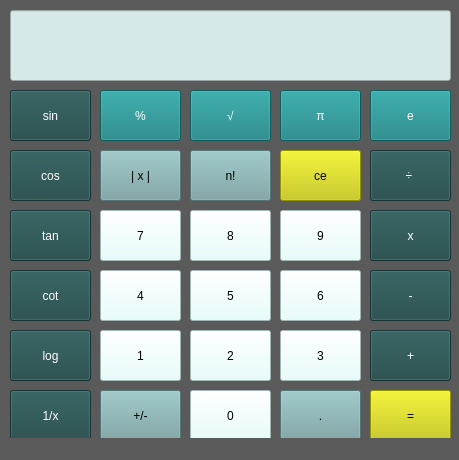
<?xml version="1.0" encoding="UTF-8"?>
<ui version="4.0">
 <class>MainWindow</class>
 <widget class="QMainWindow" name="MainWindow">
  <property name="geometry">
   <rect>
    <x>0</x>
    <y>0</y>
    <width>459</width>
    <height>460</height>
   </rect>
  </property>
  <property name="windowTitle">
   <string>MainWindow</string>
  </property>
  <property name="autoFillBackground">
   <bool>false</bool>
  </property>
  <property name="styleSheet">
   <string notr="true">background-color: rgb(90, 90, 90);
</string>
  </property>
  <widget class="QWidget" name="centralwidget">
   <widget class="QLineEdit" name="box">
    <property name="geometry">
     <rect>
      <x>10</x>
      <y>10</y>
      <width>441</width>
      <height>71</height>
     </rect>
    </property>
    <property name="autoFillBackground">
     <bool>false</bool>
    </property>
    <property name="styleSheet">
     <string notr="true">background-color: rgb(214, 232, 231);
color: rgb(0, 0, 0);
font: 800 24pt &quot;Dosis ExtraBold&quot;;</string>
    </property>
   </widget>
   <widget class="QPushButton" name="euler">
    <property name="geometry">
     <rect>
      <x>370</x>
      <y>90</y>
      <width>81</width>
      <height>51</height>
     </rect>
    </property>
    <property name="styleSheet">
     <string notr="true">font: 12pt &quot;Segoe UI&quot;;
color: rgb(255, 255, 255);
background-color: rgb(19, 129, 129);
</string>
    </property>
    <property name="text">
     <string>e</string>
    </property>
   </widget>
   <widget class="QPushButton" name="pi">
    <property name="geometry">
     <rect>
      <x>280</x>
      <y>90</y>
      <width>81</width>
      <height>51</height>
     </rect>
    </property>
    <property name="styleSheet">
     <string notr="true">font: 12pt &quot;Segoe UI&quot;;
color: rgb(255, 255, 255);
background-color: rgb(19, 129, 129);
</string>
    </property>
    <property name="text">
     <string>π</string>
    </property>
   </widget>
   <widget class="QPushButton" name="absolute_value">
    <property name="geometry">
     <rect>
      <x>100</x>
      <y>150</y>
      <width>81</width>
      <height>51</height>
     </rect>
    </property>
    <property name="styleSheet">
     <string notr="true">font: 12pt &quot;Segoe UI&quot;;
color: rgb(0, 0, 0);
background-color: rgb(118, 162, 163);
</string>
    </property>
    <property name="text">
     <string>| x |</string>
    </property>
   </widget>
   <widget class="QPushButton" name="fact">
    <property name="geometry">
     <rect>
      <x>190</x>
      <y>150</y>
      <width>81</width>
      <height>51</height>
     </rect>
    </property>
    <property name="styleSheet">
     <string notr="true">font: 12pt &quot;Segoe UI&quot;;
color: rgb(0, 0, 0);
background-color: rgb(118, 162, 163);
</string>
    </property>
    <property name="text">
     <string>n!</string>
    </property>
   </widget>
   <widget class="QPushButton" name="percent">
    <property name="geometry">
     <rect>
      <x>100</x>
      <y>90</y>
      <width>81</width>
      <height>51</height>
     </rect>
    </property>
    <property name="styleSheet">
     <string notr="true">font: 12pt &quot;Segoe UI&quot;;
color: rgb(255, 255, 255);
background-color: rgb(19, 129, 129);
</string>
    </property>
    <property name="text">
     <string>%</string>
    </property>
   </widget>
   <widget class="QPushButton" name="sin">
    <property name="geometry">
     <rect>
      <x>10</x>
      <y>90</y>
      <width>81</width>
      <height>51</height>
     </rect>
    </property>
    <property name="autoFillBackground">
     <bool>false</bool>
    </property>
    <property name="styleSheet">
     <string notr="true">selection-background-color: rgb(19, 129, 129);
border-left-color: rgb(235, 255, 254);
border-color: rgb(235, 255, 254);
color: rgb(255, 255, 255);
border-color: rgb(90, 90, 90);
font: 12pt &quot;Segoe UI&quot;;
background-color: rgb(30, 72, 71);</string>
    </property>
    <property name="text">
     <string>sin</string>
    </property>
   </widget>
   <widget class="QPushButton" name="cos">
    <property name="geometry">
     <rect>
      <x>10</x>
      <y>150</y>
      <width>81</width>
      <height>51</height>
     </rect>
    </property>
    <property name="styleSheet">
     <string notr="true">selection-background-color: rgb(19, 129, 129);
border-left-color: rgb(235, 255, 254);
border-color: rgb(235, 255, 254);
color: rgb(255, 255, 255);
border-color: rgb(90, 90, 90);
font: 12pt &quot;Segoe UI&quot;;
background-color: rgb(30, 72, 71);</string>
    </property>
    <property name="text">
     <string>cos</string>
    </property>
   </widget>
   <widget class="QPushButton" name="tan">
    <property name="geometry">
     <rect>
      <x>10</x>
      <y>210</y>
      <width>81</width>
      <height>51</height>
     </rect>
    </property>
    <property name="styleSheet">
     <string notr="true">selection-background-color: rgb(19, 129, 129);
border-left-color: rgb(235, 255, 254);
border-color: rgb(235, 255, 254);
color: rgb(255, 255, 255);
border-color: rgb(90, 90, 90);
font: 12pt &quot;Segoe UI&quot;;
background-color: rgb(30, 72, 71);</string>
    </property>
    <property name="text">
     <string>tan</string>
    </property>
   </widget>
   <widget class="QPushButton" name="cot">
    <property name="geometry">
     <rect>
      <x>10</x>
      <y>270</y>
      <width>81</width>
      <height>51</height>
     </rect>
    </property>
    <property name="styleSheet">
     <string notr="true">selection-background-color: rgb(19, 129, 129);
border-left-color: rgb(235, 255, 254);
border-color: rgb(235, 255, 254);
color: rgb(255, 255, 255);
border-color: rgb(90, 90, 90);
font: 12pt &quot;Segoe UI&quot;;
background-color: rgb(30, 72, 71);</string>
    </property>
    <property name="text">
     <string>cot</string>
    </property>
   </widget>
   <widget class="QPushButton" name="log">
    <property name="geometry">
     <rect>
      <x>10</x>
      <y>330</y>
      <width>81</width>
      <height>51</height>
     </rect>
    </property>
    <property name="styleSheet">
     <string notr="true">selection-background-color: rgb(19, 129, 129);
border-left-color: rgb(235, 255, 254);
border-color: rgb(235, 255, 254);
color: rgb(255, 255, 255);
border-color: rgb(90, 90, 90);
font: 12pt &quot;Segoe UI&quot;;
background-color: rgb(30, 72, 71);</string>
    </property>
    <property name="text">
     <string>log</string>
    </property>
   </widget>
   <widget class="QPushButton" name="reverse">
    <property name="geometry">
     <rect>
      <x>10</x>
      <y>390</y>
      <width>81</width>
      <height>51</height>
     </rect>
    </property>
    <property name="styleSheet">
     <string notr="true">selection-background-color: rgb(19, 129, 129);
border-left-color: rgb(235, 255, 254);
border-color: rgb(235, 255, 254);
color: rgb(255, 255, 255);
border-color: rgb(90, 90, 90);
font: 12pt &quot;Segoe UI&quot;;
background-color: rgb(30, 72, 71);</string>
    </property>
    <property name="text">
     <string>1/x</string>
    </property>
   </widget>
   <widget class="QPushButton" name="root">
    <property name="geometry">
     <rect>
      <x>190</x>
      <y>90</y>
      <width>81</width>
      <height>51</height>
     </rect>
    </property>
    <property name="styleSheet">
     <string notr="true">font: 12pt &quot;Segoe UI&quot;;
color: rgb(255, 255, 255);
background-color: rgb(19, 129, 129);
</string>
    </property>
    <property name="text">
     <string>√</string>
    </property>
   </widget>
   <widget class="QPushButton" name="zero">
    <property name="geometry">
     <rect>
      <x>190</x>
      <y>390</y>
      <width>81</width>
      <height>51</height>
     </rect>
    </property>
    <property name="styleSheet">
     <string notr="true">font: 12pt &quot;Segoe UI&quot;;
background-color: rgb(225, 255, 254);
</string>
    </property>
    <property name="text">
     <string>0</string>
    </property>
   </widget>
   <widget class="QPushButton" name="eight">
    <property name="geometry">
     <rect>
      <x>190</x>
      <y>210</y>
      <width>81</width>
      <height>51</height>
     </rect>
    </property>
    <property name="styleSheet">
     <string notr="true">
font: 12pt &quot;Segoe UI&quot;;
background-color: rgb(225, 255, 254);</string>
    </property>
    <property name="text">
     <string>8</string>
    </property>
   </widget>
   <widget class="QPushButton" name="correspondence">
    <property name="geometry">
     <rect>
      <x>100</x>
      <y>390</y>
      <width>81</width>
      <height>51</height>
     </rect>
    </property>
    <property name="styleSheet">
     <string notr="true">font: 14pt &quot;Segoe UI&quot;;

background-color: rgb(118, 162, 163);
color: rgb(0, 0, 0);</string>
    </property>
    <property name="text">
     <string>+/-</string>
    </property>
   </widget>
   <widget class="QPushButton" name="four">
    <property name="geometry">
     <rect>
      <x>100</x>
      <y>270</y>
      <width>81</width>
      <height>51</height>
     </rect>
    </property>
    <property name="styleSheet">
     <string notr="true">
font: 12pt &quot;Segoe UI&quot;;
background-color: rgb(225, 255, 254);</string>
    </property>
    <property name="text">
     <string>4</string>
    </property>
   </widget>
   <widget class="QPushButton" name="five">
    <property name="geometry">
     <rect>
      <x>190</x>
      <y>270</y>
      <width>81</width>
      <height>51</height>
     </rect>
    </property>
    <property name="styleSheet">
     <string notr="true">
font: 12pt &quot;Segoe UI&quot;;
background-color: rgb(225, 255, 254);</string>
    </property>
    <property name="text">
     <string>5</string>
    </property>
   </widget>
   <widget class="QPushButton" name="two">
    <property name="geometry">
     <rect>
      <x>190</x>
      <y>330</y>
      <width>81</width>
      <height>51</height>
     </rect>
    </property>
    <property name="styleSheet">
     <string notr="true">
font: 12pt &quot;Segoe UI&quot;;
background-color: rgb(225, 255, 254);</string>
    </property>
    <property name="text">
     <string>2</string>
    </property>
   </widget>
   <widget class="QPushButton" name="seven">
    <property name="geometry">
     <rect>
      <x>100</x>
      <y>210</y>
      <width>81</width>
      <height>51</height>
     </rect>
    </property>
    <property name="styleSheet">
     <string notr="true">
font: 12pt &quot;Segoe UI&quot;;
background-color: rgb(225, 255, 254);</string>
    </property>
    <property name="text">
     <string>7</string>
    </property>
   </widget>
   <widget class="QPushButton" name="one">
    <property name="geometry">
     <rect>
      <x>100</x>
      <y>330</y>
      <width>81</width>
      <height>51</height>
     </rect>
    </property>
    <property name="styleSheet">
     <string notr="true">
font: 12pt &quot;Segoe UI&quot;;
background-color: rgb(225, 255, 254);</string>
    </property>
    <property name="text">
     <string>1</string>
    </property>
   </widget>
   <widget class="QPushButton" name="dot">
    <property name="geometry">
     <rect>
      <x>280</x>
      <y>390</y>
      <width>81</width>
      <height>51</height>
     </rect>
    </property>
    <property name="styleSheet">
     <string notr="true">font: 16pt &quot;Segoe UI&quot;;

background-color: rgb(118, 162, 163);
color: rgb(0, 0, 0);</string>
    </property>
    <property name="text">
     <string>.</string>
    </property>
   </widget>
   <widget class="QPushButton" name="sum">
    <property name="geometry">
     <rect>
      <x>370</x>
      <y>330</y>
      <width>81</width>
      <height>51</height>
     </rect>
    </property>
    <property name="styleSheet">
     <string notr="true">font: 14pt &quot;Segoe UI&quot;;
color: rgb(255, 255, 255);
background-color: rgb(30, 72, 71);</string>
    </property>
    <property name="text">
     <string>+</string>
    </property>
   </widget>
   <widget class="QPushButton" name="three">
    <property name="geometry">
     <rect>
      <x>280</x>
      <y>330</y>
      <width>81</width>
      <height>51</height>
     </rect>
    </property>
    <property name="styleSheet">
     <string notr="true">
font: 12pt &quot;Segoe UI&quot;;
background-color: rgb(225, 255, 254);</string>
    </property>
    <property name="text">
     <string>3</string>
    </property>
   </widget>
   <widget class="QPushButton" name="ce">
    <property name="geometry">
     <rect>
      <x>280</x>
      <y>150</y>
      <width>81</width>
      <height>51</height>
     </rect>
    </property>
    <property name="styleSheet">
     <string notr="true">font: 12pt &quot;Segoe UI&quot;;
background-color: rgb(203, 203, 0);
color: rgb(0, 0, 0);</string>
    </property>
    <property name="text">
     <string>ce</string>
    </property>
   </widget>
   <widget class="QPushButton" name="sub">
    <property name="geometry">
     <rect>
      <x>370</x>
      <y>270</y>
      <width>81</width>
      <height>51</height>
     </rect>
    </property>
    <property name="styleSheet">
     <string notr="true">font: 18pt &quot;Segoe UI&quot;;
color: rgb(255, 255, 255);
background-color: rgb(30, 72, 71);</string>
    </property>
    <property name="text">
     <string>-</string>
    </property>
   </widget>
   <widget class="QPushButton" name="nine">
    <property name="geometry">
     <rect>
      <x>280</x>
      <y>210</y>
      <width>81</width>
      <height>51</height>
     </rect>
    </property>
    <property name="styleSheet">
     <string notr="true">
font: 12pt &quot;Segoe UI&quot;;
background-color: rgb(225, 255, 254);</string>
    </property>
    <property name="text">
     <string>9</string>
    </property>
   </widget>
   <widget class="QPushButton" name="result">
    <property name="geometry">
     <rect>
      <x>370</x>
      <y>390</y>
      <width>81</width>
      <height>51</height>
     </rect>
    </property>
    <property name="styleSheet">
     <string notr="true">font: 14pt &quot;Segoe UI&quot;;
background-color: rgb(203, 203, 0);</string>
    </property>
    <property name="text">
     <string>=</string>
    </property>
   </widget>
   <widget class="QPushButton" name="div">
    <property name="geometry">
     <rect>
      <x>370</x>
      <y>150</y>
      <width>81</width>
      <height>51</height>
     </rect>
    </property>
    <property name="styleSheet">
     <string notr="true">font: 14pt &quot;Segoe UI&quot;;
color: rgb(255, 255, 255);
background-color: rgb(30, 72, 71);</string>
    </property>
    <property name="text">
     <string>÷ </string>
    </property>
   </widget>
   <widget class="QPushButton" name="mul">
    <property name="geometry">
     <rect>
      <x>370</x>
      <y>210</y>
      <width>81</width>
      <height>51</height>
     </rect>
    </property>
    <property name="styleSheet">
     <string notr="true">font: 14pt &quot;Segoe UI&quot;;
color: rgb(255, 255, 255);
background-color: rgb(30, 72, 71);</string>
    </property>
    <property name="text">
     <string>x</string>
    </property>
   </widget>
   <widget class="QPushButton" name="six">
    <property name="geometry">
     <rect>
      <x>280</x>
      <y>270</y>
      <width>81</width>
      <height>51</height>
     </rect>
    </property>
    <property name="styleSheet">
     <string notr="true">
font: 12pt &quot;Segoe UI&quot;;
background-color: rgb(225, 255, 254);</string>
    </property>
    <property name="text">
     <string>6</string>
    </property>
   </widget>
  </widget>
  <widget class="QMenuBar" name="menubar">
   <property name="geometry">
    <rect>
     <x>0</x>
     <y>0</y>
     <width>459</width>
     <height>22</height>
    </rect>
   </property>
  </widget>
  <widget class="QStatusBar" name="statusbar"/>
 </widget>
 <resources>
  <include location="C:/Users/rayaneh.ins/Desktop/ax.qrc"/>
 </resources>
 <connections/>
</ui>
